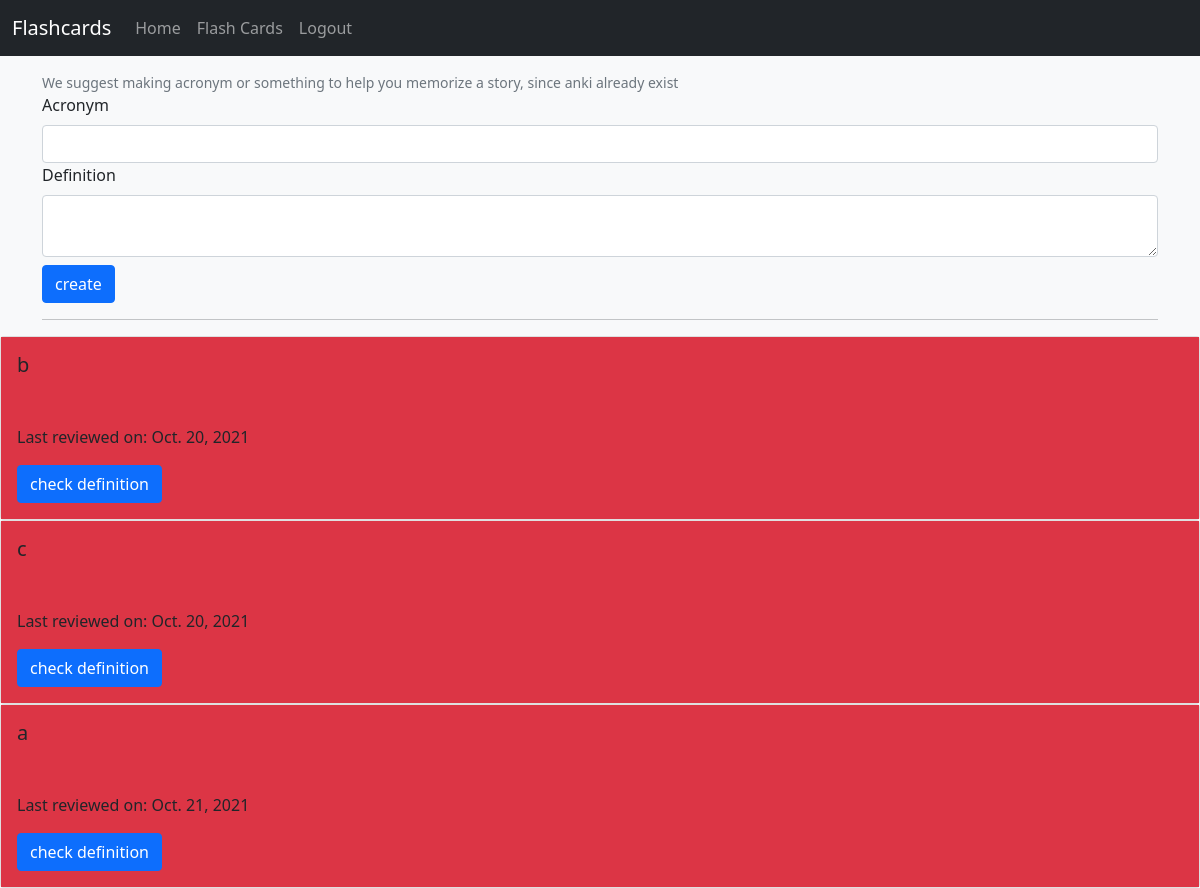
The app's page /cards (signed in) with its own data.
### studycom/models.py (models this page shows)
class Cards(models.Model):
    user = models.ForeignKey(User, on_delete=models.CASCADE,related_name='cards')
    acronym = models.CharField(max_length=30)
    definition = models.CharField(max_length=300)
    reviewedDate = models.DateField(auto_now = True)

### studycom/views.py (the view, shortened to what this page needs)
# urls.py: path('cards', views.cards, name="flashcards"),
@login_required(login_url='/login')
def cards(request):
    if request.method == 'GET':
        user = User.objects.get(username = request.user)
        cards = user.cards.all().order_by('reviewedDate')
        return render(request, 'studycom/cards.html',{
            'cards':cards
        })

### studycom/templates/studycom/cards.html (shortened to what this page needs)
{% extends 'studycom/layout.html' %}
{% load static %}
{% block navbrand %}
Flashcards
{% endblock %}
{% block body %}
<div class="container mb-3">
    <form action="" method="POST">
        <div class="form-text">We suggest making acronym or something to help you memorize a story, since anki already
            exist</div>
        <label for="inp1" class="form-label">Acronym</label>
        <input type="text" name="acronym" class="form-control">
        <label for="inp1" class="form-label">Definition</label>
        <textarea name="def" class="form-control mb-2"></textarea>
        <input type="submit" class="btn btn-primary" value="create">
    </form>
    <hr>
</div>
{% for card in cards %}
<div class="card w-49">
    <div class="card-body">
        <h5 class="card-title">{{card.acronym}}</h5>
        <p class="card-text">Last reviewed on:
            <span>
                {{card.reviewedDate}}
            </span>
        </p>
        <button class="btn btn-primary">check definition</button>
    </div>
</div>
{% empty %}
<p class="text-center">Looks like you don't have any, create one now using the forms above!</p>
{% endfor %}
{% endblock %}

### records on screen
Cards: acronym "b", reviewedDate "Oct. 20, 2021"
Cards: acronym "c", reviewedDate "Oct. 20, 2021"
Cards: acronym "a", reviewedDate "Oct. 21, 2021"
